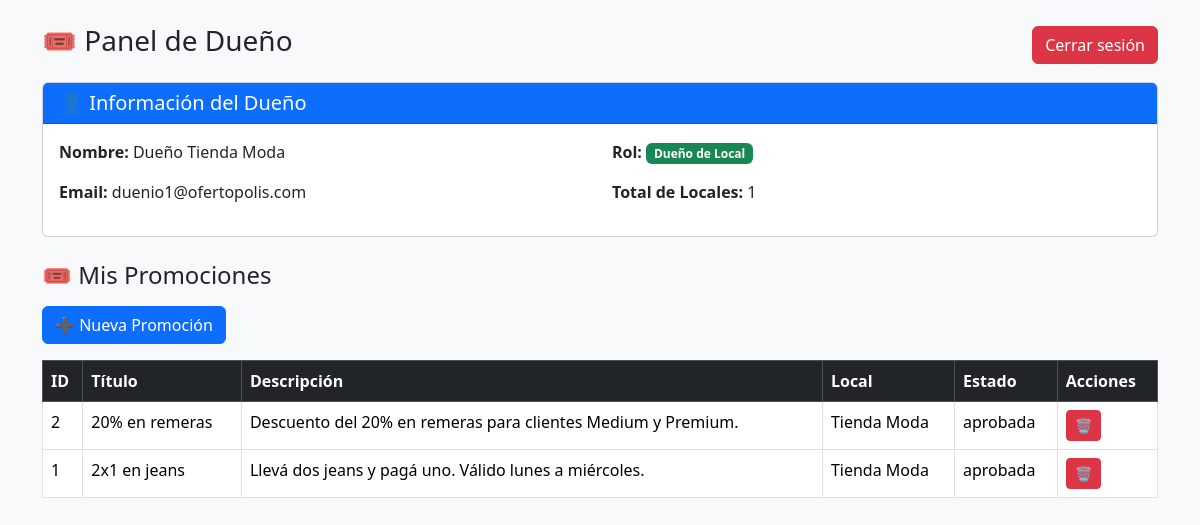
The app's page /duenio/duenio.php (signed in) with its own data.
### tables this page shows
CREATE TABLE usuarios (
  id INT AUTO_INCREMENT PRIMARY KEY,
  nombre VARCHAR(100) NOT NULL,
  email VARCHAR(100) UNIQUE NOT NULL,
  password VARCHAR(255) NOT NULL,
  rol ENUM('admin','duenio','cliente') NOT NULL,
  categoria ENUM('inicial','medium','premium') DEFAULT 'inicial',
  estado ENUM('pendiente','activo') DEFAULT 'activo',
  estado_cuenta ENUM('pendiente', 'activo', 'denegado') DEFAULT 'pendiente',
  token_validacion VARCHAR(100) DEFAULT NULL,
  fecha_registro TIMESTAMP DEFAULT CURRENT_TIMESTAMP
);

CREATE TABLE promociones (
  id INT AUTO_INCREMENT PRIMARY KEY,
  id_local INT,
  titulo VARCHAR(150),
  descripcion TEXT,
  fecha_inicio DATE,
  fecha_fin DATE,
  dias_vigencia VARCHAR(100),
  categoria_minima ENUM('inicial','medium','premium'),
  estado ENUM('pendiente','aprobada','rechazada') DEFAULT 'pendiente',
  FOREIGN KEY (id_local) REFERENCES locales(id) ON DELETE CASCADE
);

CREATE TABLE locales (
  id INT AUTO_INCREMENT PRIMARY KEY,
  nombre VARCHAR(100) NOT NULL,
  rubro VARCHAR(100),
  id_duenio INT,
  FOREIGN KEY (id_duenio) REFERENCES usuarios(id) ON DELETE SET NULL
);

### duenio/duenio.php (the view, shortened to what this page needs)
<?php
include_once("../includes/db.php");
$duenio_id = $_SESSION['usuario_id'];
$result_duenio = $conn->query("SELECT * FROM usuarios WHERE id=$duenio_id");
$duenio = $result_duenio->fetch_assoc();
$count_locales = $conn->query("SELECT COUNT(*) as total FROM locales WHERE id_duenio=$duenio_id")->fetch_assoc();
$promos = $conn->query("SELECT p.*, l.nombre AS local
                        FROM promociones p
                        JOIN locales l ON p.id_local=l.id
                        WHERE l.id_duenio=$duenio_id ORDER BY p.fecha_inicio DESC");
?>
<!DOCTYPE html>
<html lang="es">
<head>
<link href="https://cdn.jsdelivr.net/npm/bootstrap@5.3.3/dist/css/bootstrap.min.css" rel="stylesheet">
</head>
<body class="bg-light">
<div class="container mt-4">
  <div class="d-flex justify-content-between align-items-center mb-3">
    <h3>🎟️ Panel de Dueño</h3>
    <a href="../auth/logout.php" class="btn btn-danger">Cerrar sesión</a>
  </div>
  <div class="card mb-4">
    <div class="card-header bg-primary text-white">
      <h5 class="mb-0">👤 Información del Dueño</h5>
    </div>
    <div class="card-body">
      <div class="row">
        <div class="col-md-6">
          <p><strong>Nombre:</strong> <?= htmlspecialchars($duenio['nombre']) ?></p>
          <p><strong>Email:</strong> <?= htmlspecialchars($duenio['email']) ?></p>
        </div>
        <div class="col-md-6">
          <p><strong>Rol:</strong> <span class="badge bg-success">Dueño de Local</span></p>
          <p><strong>Total de Locales:</strong> <?= $count_locales['total'] ?></p>
        </div>
      </div>
    </div>
  </div>
  <h4 class="mb-3">🎟️ Mis Promociones</h4>
  <button class="btn btn-primary mb-3" data-bs-toggle="modal" data-bs-target="#modalAgregar">➕ Nueva Promoción</button>
  <table class="table table-bordered">
    <thead class="table-dark">
      <tr>
        <th>ID</th>
        <th>Título</th>
        <th>Descripción</th>
        <th>Local</th>
        <th>Estado</th>
        <th>Acciones</th>
      </tr>
    </thead>
    <tbody>
      <?php while($p = $promos->fetch_assoc()): ?>
      <tr>
        <td><?= $p['id'] ?></td>
        <td><?= htmlspecialchars($p['titulo']) ?></td>
        <td><?= htmlspecialchars($p['descripcion']) ?></td>
        <td><?= htmlspecialchars($p['local']) ?></td>
        <td><?= $p['estado'] ?></td>
        <td>
          <a href="?eliminar=<?= $p['id'] ?>" class="btn btn-danger btn-sm" onclick="return confirm('¿Eliminar esta promoción?')">🗑️</a>
        </td>
      </tr>
      <?php endwhile; ?>
    </tbody>
  </table>
</div>
</body>
</html>

### records on screen
usuarios: nombre "Dueño Tienda Moda", email "duenio1@ofertopolis.com"
promociones: id "2", titulo "20% en remeras", descripcion "Descuento del 20% en remeras para clientes Medium y Premium.", id_local.nombre "Tienda Moda", estado "aprobada"
promociones: id "1", titulo "2x1 en jeans", descripcion "Llevá dos jeans y pagá uno. Válido lunes a miércoles.", id_local.nombre "Tienda Moda", estado "aprobada"

### other values on screen
$count_locales['total'] "1"
